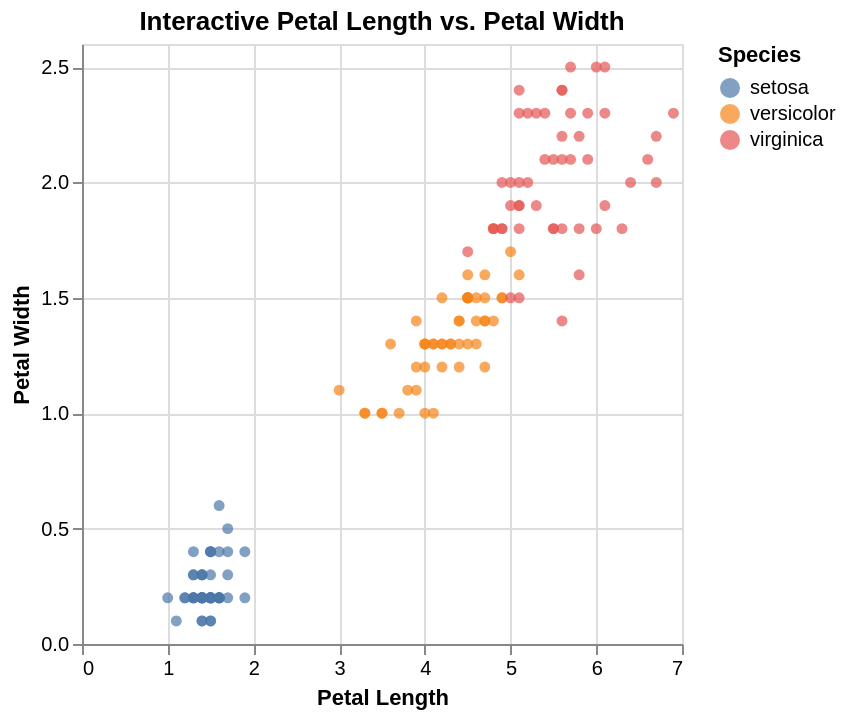

The cell this chart's notebook holds for it:
### Markdown cell above
**4. Interactive Exploration:**

Task: Create an interactive scatter plot of petal length vs. petal width, where hovering over a point reveals all its feature values and species.

Goal: Allow for detailed inspection of individual data points and their attributes.

Altair Approach: Use a scatter plot with tooltips.

### Code cell
# 4. Interactive Exploration: Petal Length vs. Petal Width with Tooltips
chart4 = alt.Chart(iris).mark_circle().encode(
    x=alt.X('petalLength:Q', title='Petal Length'),
    y=alt.Y('petalWidth:Q', title='Petal Width'),
    color=alt.Color('species:N', title='Species'),  # Add color encoding by species
    tooltip=['petalLength', 'petalWidth', 'sepalLength', 'sepalWidth', 'species']
).properties(
    title='Interactive Petal Length vs. Petal Width'
).interactive()

chart4

### Figure 1 — Vega-Lite specification as saved in the notebook (floating-point values rounded to 4 significant figures; data arrays with more than 128 entries replaced by an {"elided": "..."} marker saying what was removed)
{"config": {"view": {"continuousWidth": 300, "continuousHeight": 300}}, "data": {"name": "data-5492ad92962bad06c6c3f4c2fd78919a"}, "mark": {"type": "circle"}, "encoding": {"color": {"field": "species", "title": "Species", "type": "nominal"}, "tooltip": [{"field": "petalLength", "type": "quantitative"}, {"field": "petalWidth", "type": "quantitative"}, {"field": "sepalLength", "type": "quantitative"}, {"field": "sepalWidth", "type": "quantitative"}, {"field": "species", "type": "nominal"}], "x": {"field": "petalLength", "title": "Petal Length", "type": "quantitative"}, "y": {"field": "petalWidth", "title": "Petal Width", "type": "quantitative"}}, "params": [{"name": "param_6", "select": {"type": "interval", "encodings": ["x", "y"]}, "bind": "scales"}], "title": "Interactive Petal Length vs. Petal Width", "$schema": "https://vega.github.io/schema/vega-lite/v5.20.1.json", "datasets": {"data-5492ad92962bad06c6c3f4c2fd78919a": {"elided": "150 records"}}}
